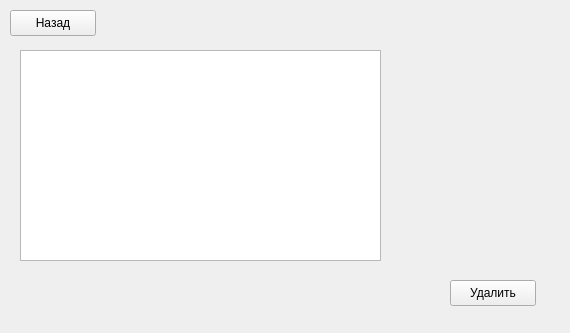
<?xml version="1.0" encoding="UTF-8"?>
<ui version="4.0">
 <class>del_drivers</class>
 <widget class="QWidget" name="del_drivers">
  <property name="geometry">
   <rect>
    <x>0</x>
    <y>0</y>
    <width>570</width>
    <height>333</height>
   </rect>
  </property>
  <property name="windowTitle">
   <string>Form</string>
  </property>
  <widget class="QPushButton" name="pushButton_back">
   <property name="geometry">
    <rect>
     <x>10</x>
     <y>10</y>
     <width>86</width>
     <height>26</height>
    </rect>
   </property>
   <property name="text">
    <string>Назад</string>
   </property>
  </widget>
  <widget class="QPushButton" name="pushButton_del">
   <property name="geometry">
    <rect>
     <x>450</x>
     <y>280</y>
     <width>86</width>
     <height>26</height>
    </rect>
   </property>
   <property name="text">
    <string>Удалить</string>
   </property>
  </widget>
  <widget class="QListWidget" name="listWidget">
   <property name="geometry">
    <rect>
     <x>20</x>
     <y>50</y>
     <width>361</width>
     <height>211</height>
    </rect>
   </property>
  </widget>
 </widget>
 <resources/>
 <connections/>
</ui>
